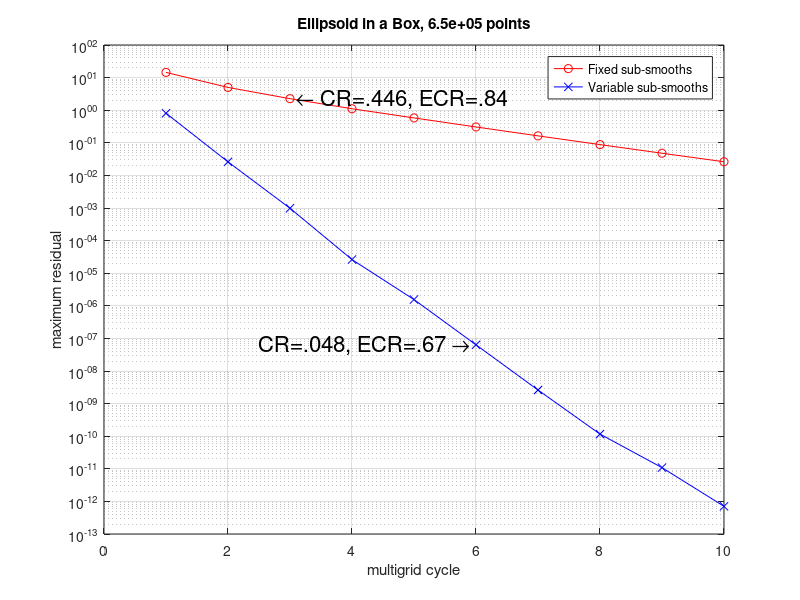
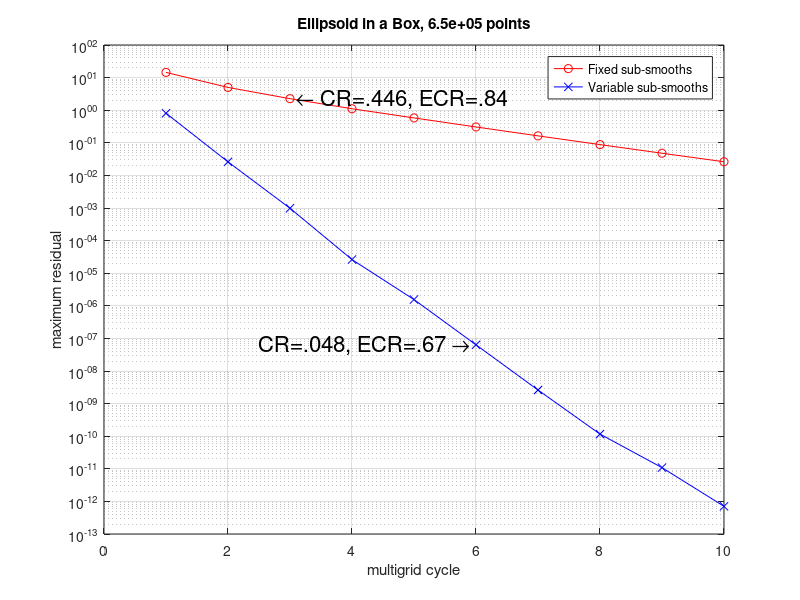
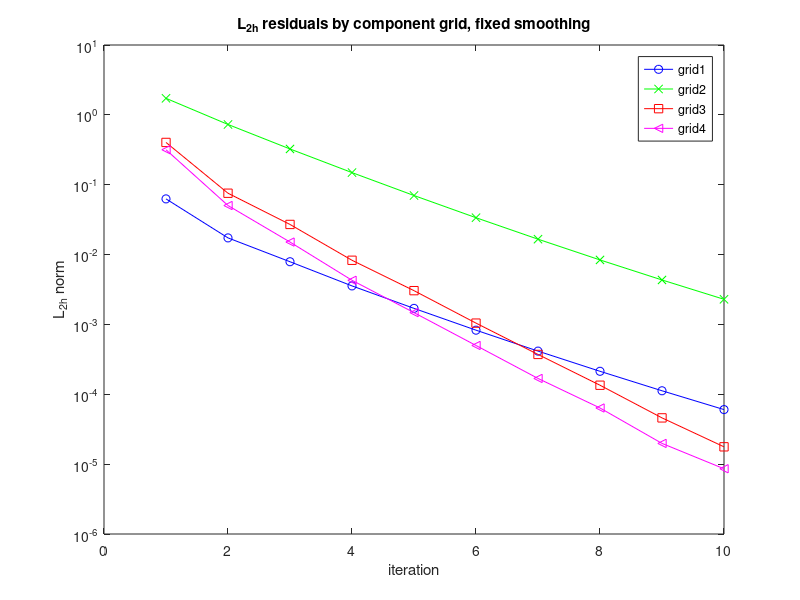
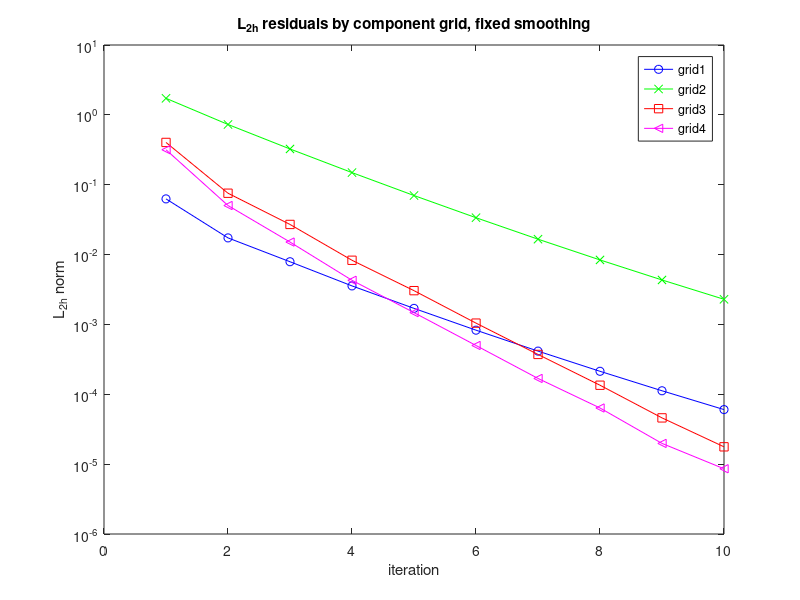

These figures' MATLAB source, in order:
%
% Compare variable sub-smooths to fixed

t=[1 2 3 4 5 6 7 8 9 10 ];
defect=[1.445e+01 4.997e+00 2.257e+00 1.109e+00 5.796e-01 3.061e-01 1.634e-01 8.801e-02 4.785e-02 2.624e-02 ];
defect2=[8.062e-01 2.604e-02 9.831e-04 2.616e-05 1.555e-06 6.359e-08 2.613e-09 1.160e-10 1.086e-11 7.069e-13 ];
clf
set(gca,'FontSize',16);
plot(t,defect,'r-o',t,defect2,'b-x');
title('Ellipsoid in a Box, 6.5e+05 points');
ylabel('maximum residual');
xlabel('multigrid cycle');
set(gca,'YScale','log');
grid on
legend('Fixed sub-smooths','Variable sub-smooths');
text(t(3),defect(3),' \leftarrow CR=.446, ECR=.84','HorizontalAlignment','left','FontSize',16);
text(t(6),defect2(6),'CR=.048, ECR=.67 \rightarrow ','HorizontalAlignment','right','FontSize',16);

pause
print -depsc2 variableSmooth.ellipsoid2.eps
print -deps2 variableSmooth.ellipsoid2.bw.eps

% --------------------------------------------------------------

defect0=[6.269e-02 1.733e-02 7.898e-03 3.560e-03 1.698e-03 8.274e-04 4.151e-04 2.134e-04 1.123e-04 6.040e-05 ];
defect1=[1.725e+00 7.285e-01 3.250e-01 1.491e-01 7.005e-02 3.371e-02 1.661e-02 8.380e-03 4.330e-03 2.290e-03 ];
defect2=[4.030e-01 7.554e-02 2.700e-02 8.288e-03 3.045e-03 1.044e-03 3.719e-04 1.348e-04 4.595e-05 1.770e-05 ];
defect3=[3.168e-01 5.037e-02 1.511e-02 4.285e-03 1.476e-03 4.997e-04 1.686e-04 6.367e-05 1.981e-05 8.590e-06 ];
plot(t,defect0,'b-o',t,defect1,'g-x',t,defect2,'r-s',t,defect3,'m-<');
title('L_{2h} residuals by component grid, fixed smoothing');
ylabel('L_{2h} norm');
legend('grid1','grid2','grid3','grid4');
xlabel('iteration');
set(gca,'YScale','log');
pause
print -depsc2 residualByGridFixed.ellipsoid2.eps
print -deps2 residualByGridFixed.ellipsoid2.bw.eps

% --------------------------------------------------------------

defect0=[2.163e-02 6.831e-04 2.291e-05 7.792e-07 3.683e-08 1.578e-09 5.875e-11 2.777e-12 1.796e-13 3.007e-14 ];
defect1=[3.427e-02 9.986e-04 3.871e-05 8.231e-07 5.404e-08 1.463e-09 7.917e-11 2.227e-12 3.811e-13 6.746e-14 ];
defect2=[2.869e-02 1.106e-03 8.273e-05 9.781e-07 1.004e-07 2.690e-09 8.865e-11 2.175e-12 4.003e-13 3.886e-14 ];
defect3=[2.514e-02 1.037e-03 9.858e-05 1.323e-06 6.196e-08 1.839e-09 1.194e-10 5.496e-12 2.677e-13 3.684e-14 ];
plot(t,defect0,'b-o',t,defect1,'g-x',t,defect2,'r-s',t,defect3,'m-<');
title('L_{2h} residuals by component grid, variable smoothing');
ylabel('L_{2h} norm');
legend('grid1','grid2','grid3','grid4');
xlabel('iteration');
set(gca,'YScale','log');
pause
print -depsc2 residualByGridVar.ellipsoid2.eps
print -deps2 residualByGridVar.ellipsoid2.bw.eps
